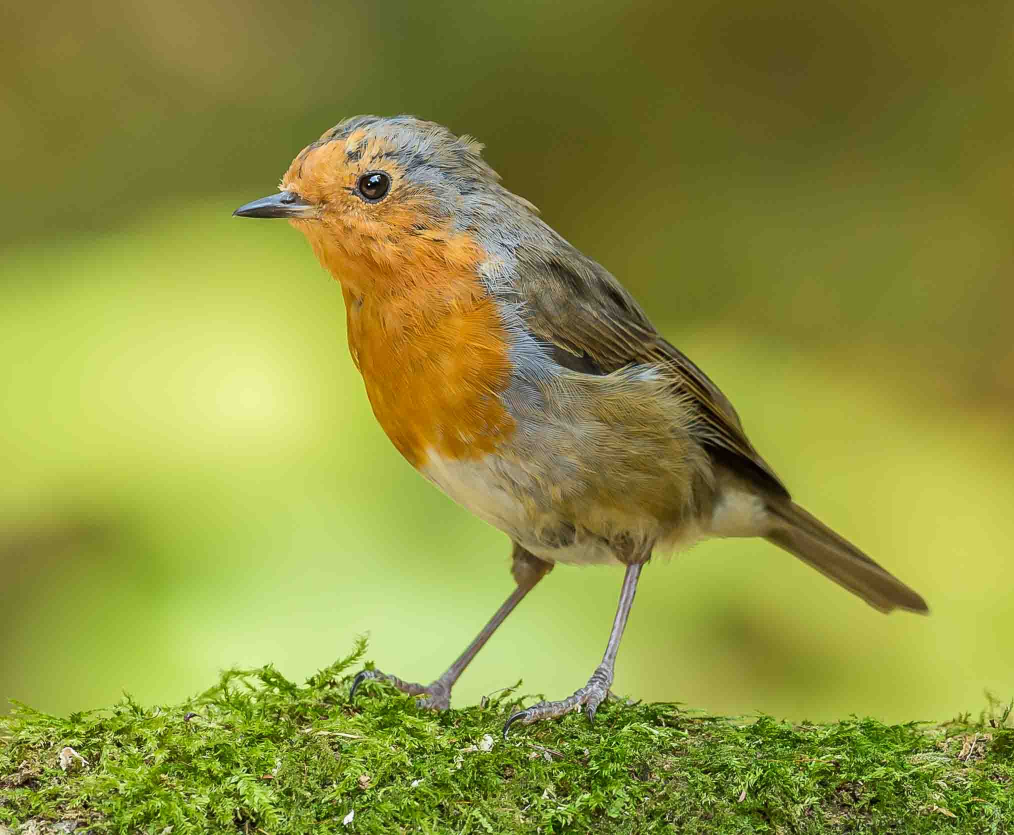
#> input picture bird.jpg, 2028 x 1670 px (shown at 1/2 size)
$ python 19.detect_edge_Canny.py
#> lines starting #> are read from the running program, lines starting #| are printed output that depends on the picture
import cv2
import numpy as np
img=cv2.imread('bird.jpg',1)
#> img is the input picture: shape (1670, 2028, 3); mean B, G, R 62.9, 146.2, 142.6
height,width=img.shape[:2]
#> height = 1670; width = 2028
start_row,start_col=int(height*0.2),int(width*0.2)
#> start_row = 334; start_col = 405
end_row,end_col=int(height*0.6),int(width*0.6)
#> end_row = 1002; end_col = 1216
img=img[start_row:end_row,start_col:end_col]
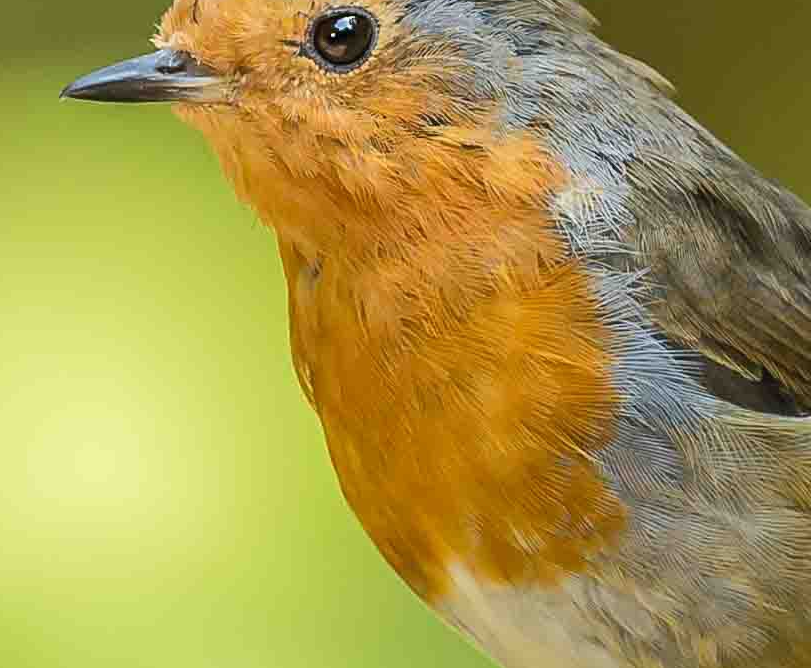
#> img: shape (668, 811, 3); mean B, G, R 75.5, 152.3, 168.1

sobel_or=cv2.Canny(img,20,170)
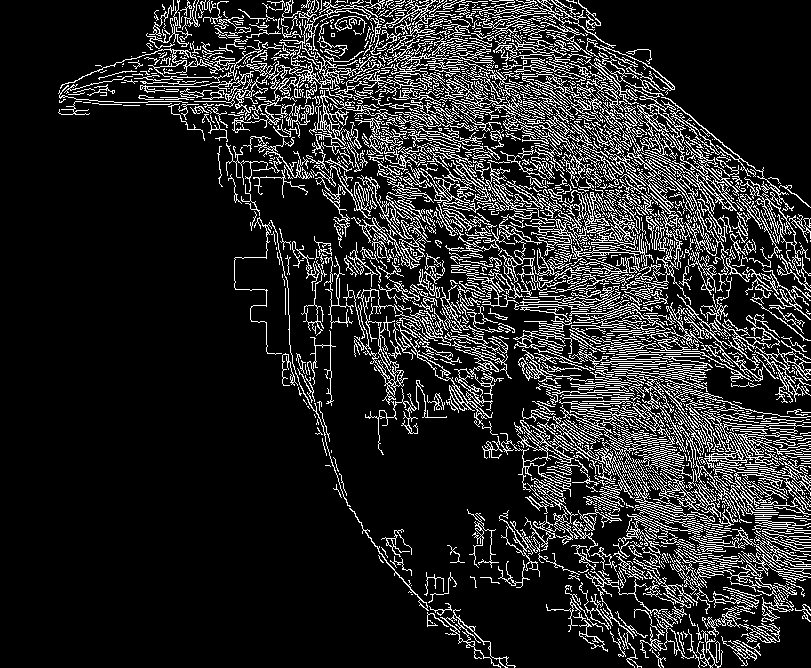
#> sobel_or: shape (668, 811); 15.4% white in thin lines or dots

cv2.imshow('Image Window',sobel_or)
k=cv2.waitKey(100000)
#> (key Esc is pressed here)
